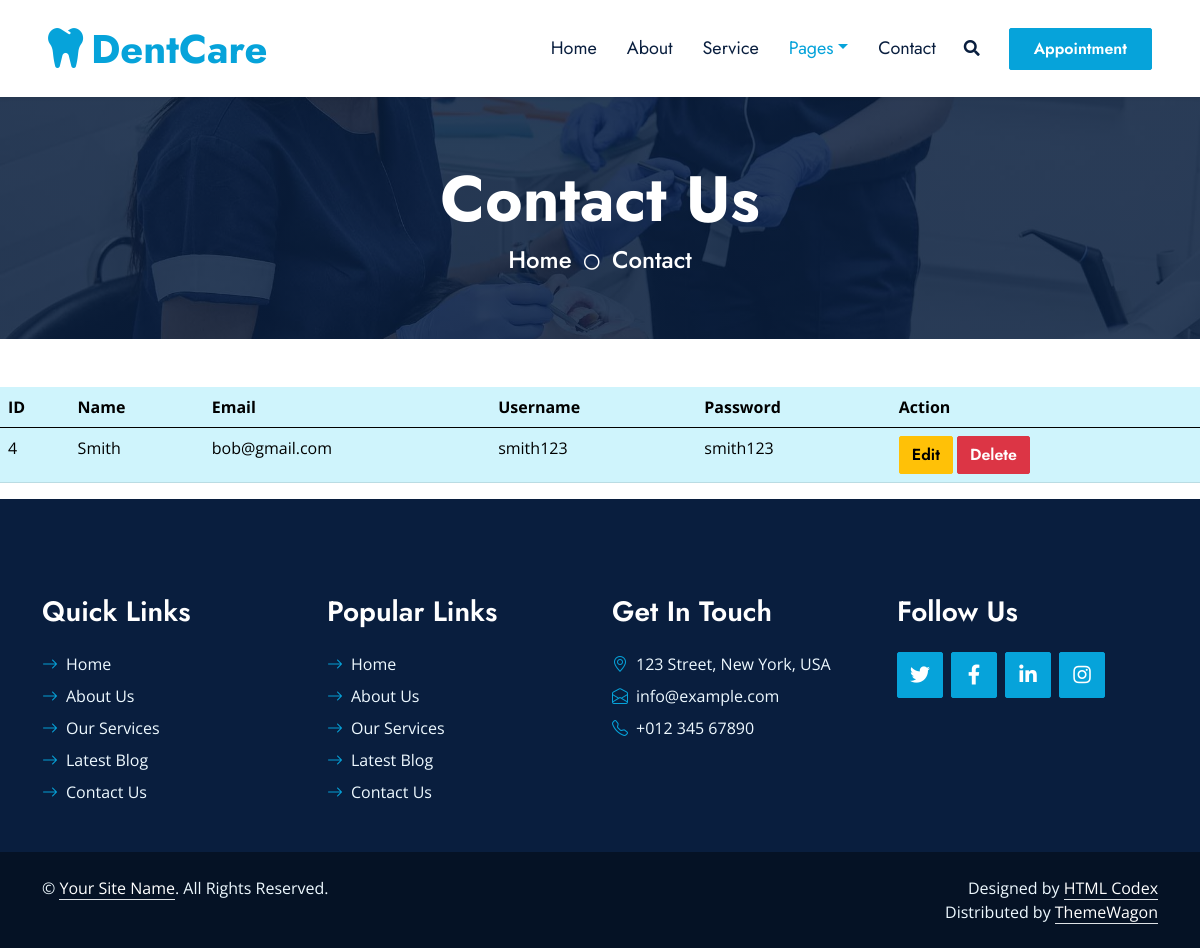
Screenshot of /regusers.php with the database file from the repository.
### tables this page shows
CREATE TABLE `users` (
  `id` int(11) NOT NULL,
  `name` varchar(100) NOT NULL,
  `email` varchar(100) NOT NULL,
  `username` varchar(100) NOT NULL,
  `password` varchar(100) NOT NULL
);

### regusers.php (the view, shortened to what this page needs)
<?php
        include "dbconfig.php";
        $sql = "SELECT * FROM `users`";
        $result = mysqli_query($conn, $sql);
        ?>
<!DOCTYPE html>
<html lang="en">
<head>
    <link href="https://cdnjs.cloudflare.com/ajax/libs/font-awesome/5.10.0/css/all.min.css" rel="stylesheet">
    <link href="https://cdn.jsdelivr.net/npm/bootstrap-icons@1.4.1/font/bootstrap-icons.css" rel="stylesheet">
    <link href="lib/owlcarousel/assets/owl.carousel.min.css" rel="stylesheet">
    <link href="lib/animate/animate.min.css" rel="stylesheet">
    <link href="lib/tempusdominus/css/tempusdominus-bootstrap-4.min.css" rel="stylesheet" />
    <link href="lib/twentytwenty/twentytwenty.css" rel="stylesheet">
    <link href="css/bootstrap.min.css" rel="stylesheet">
    <link href="css/style.css" rel="stylesheet">
</head>
<body>
    <nav class="navbar navbar-expand-lg bg-white navbar-light shadow-sm px-5 py-3 py-lg-0">
        <a href="index.html" class="navbar-brand p-0">
            <h1 class="m-0 text-primary"><i class="fa fa-tooth me-2"></i>DentCare</h1>
        </a>
        <div class="collapse navbar-collapse" id="navbarCollapse">
            <div class="navbar-nav ms-auto py-0">
                <a href="index.html" class="nav-item nav-link">Home</a>
                <a href="about.html" class="nav-item nav-link">About</a>
                <a href="service.html" class="nav-item nav-link">Service</a>
                <div class="nav-item dropdown">
                    <a href="#" class="nav-link dropdown-toggle active" data-bs-toggle="dropdown">Pages</a>
                </div>
                <a href="contact.html" class="nav-item nav-link">Contact</a>
            </div>
            <button type="button" class="btn text-dark" data-bs-toggle="modal" data-bs-target="#searchModal"><i
                    class="fa fa-search"></i></button>
            <a href="appointment.html" class="btn btn-primary py-2 px-4 ms-3">Appointment</a>
        </div>
    </nav>
      <div class="container-fluid bg-primary py-5 hero-header mb-5">
        <div class="row py-3">
            <div class="col-12 text-center">
                <h1 class="display-3 text-white animated zoomIn">Contact Us</h1>
                <a href="" class="h4 text-white">Home</a>
                <i class="far fa-circle text-white px-2"></i>
                <a href="" class="h4 text-white">Contact</a>
            </div>
        </div>
    </div>
<?php
        if ($result) {
            echo "<div class='table-responsive'>
                    <table class='table table-info'>
                        <thead>
                            <tr>
                                <th scope='col'>ID</th>
                                <th scope='col'>Name</th>
                                <th scope='col'>Email</th>
                                <th scope='col'>Username</th>
                                <th scope='col'>Password</th>
                                <th scope='col'>Action</th>
                            </tr>
                        </thead>
                        <tbody>";
            while ($rows = mysqli_fetch_assoc($result)) {
                echo "
                    <tr class=''>
                        <td scope='row'>{$rows['id']}</td>
                        <td>{$rows['name']}</td>
                        <td>{$rows['email']}</td>
                        <td>{$rows['username']}</td>
                        <td>{$rows['password']}</td>
                        <td>
                            <a name='' id='' class='btn btn-warning' href='edituser.php?id={$rows['id']}' role='button'>Edit</a>
                            <a name='' id='' class='btn btn-danger' href='deleteuser.php?id={$rows['id']}' role='button'>Delete</a>
                        </td>
                    </tr>";
            }
            echo "
                        </tbody>
                    </table>
                </div>";
        } else {
            echo "Something went wrong" . mysqli_error($conn);
        }
        ?>
<footer>
    <div class="container-fluid bg-dark text-light py-5 wow fadeInUp" data-wow-delay="0.3s">
        <div class="container pt-5">
            <div class="row g-4">
                <div class="col-lg-3 col-md-6">
                    <h3 class="text-white mb-4">Quick Links</h3>
                    <div class="d-flex flex-column">
                        <a class="text-light mb-2" href="#"><i class="bi bi-arrow-right text-primary me-2"></i>Home</a>
                        <a class="text-light mb-2" href="#"><i class="bi bi-arrow-right text-primary me-2"></i>About Us</a>
                        <a class="text-light mb-2" href="#"><i class="bi bi-arrow-right text-primary me-2"></i>Our Services</a>
                        <a class="text-light mb-2" href="#"><i class="bi bi-arrow-right text-primary me-2"></i>Latest Blog</a>
                        <a class="text-light" href="#"><i class="bi bi-arrow-right text-primary me-2"></i>Contact Us</a>
                    </div>
                </div>
                <div class="col-lg-3 col-md-6">
                    <h3 class="text-white mb-4">Popular Links</h3>
                    <div class="d-flex flex-column">
                        <a class="text-light mb-2" href="#"><i class="bi bi-arrow-right text-primary me-2"></i>Home</a>
                        <a class="text-light mb-2" href="#"><i class="bi bi-arrow-right text-primary me-2"></i>About Us</a>
                        <a class="text-light mb-2" href="#"><i class="bi bi-arrow-right text-primary me-2"></i>Our Services</a>
                        <a class="text-light mb-2" href="#"><i class="bi bi-arrow-right text-primary me-2"></i>Latest Blog</a>
                        <a class="text-light" href="#"><i class="bi bi-arrow-right text-primary me-2"></i>Contact Us</a>
                    </div>
                </div>
                <div class="col-lg-3 col-md-6">
                    <h3 class="text-white mb-4">Get In Touch</h3>
                    <p class="mb-2"><i class="bi bi-geo-alt text-primary me-2"></i>123 Street, New York, USA</p>
                    <p class="mb-2"><i class="bi bi-envelope-open text-primary me-2"></i>info@example.com</p>
                    <p class="mb-0"><i class="bi bi-telephone text-primary me-2"></i>+012 345 67890</p>
                </div>
                <div class="col-lg-3 col-md-6">
                    <h3 class="text-white mb-4">Follow Us</h3>
                    <div class="d-flex">
                        <a class="btn btn-lg btn-primary btn-lg-square rounded me-2" href="#"><i class="fab fa-twitter fw-normal"></i></a>
                        <a class="btn btn-lg btn-primary btn-lg-square rounded me-2" href="#"><i class="fab fa-facebook-f fw-normal"></i></a>
                        <a class="btn btn-lg btn-primary btn-lg-square rounded me-2" href="#"><i class="fab fa-linkedin-in fw-normal"></i></a>
                        <a class="btn btn-lg btn-primary btn-lg-square rounded" href="#"><i class="fab fa-instagram fw-normal"></i></a>
                    </div>
                </div>
            </div>
        </div>
    </div>
    <div class="container-fluid text-light py-4" style="background: #051225;">
        <div class="container">
            <div class="row">
                <div class="col-md-6 text-center text-md-start mb-3 mb-md-0">
                    <p class="mb-md-0">&copy; <a class="text-white border-bottom" href="#">Your Site Name</a>. All Rights Reserved.</p>
                </div>
                <div class="col-md-6 text-center text-md-end">
                    <p class="mb-0">Designed by <a class="text-white border-bottom" href="https://htmlcodex.com">HTML Codex</a><br>
                        Distributed by <a class="text-white border-bottom" href="https://themewagon.com">ThemeWagon</a>
                    </p>
                </div>
            </div>
        </div>
    </div>
</footer>
</body>
</html>

### css/style.css (style rules this page uses)
:root { --primary: #06A3DA; --secondary: #F57E57; --light: #EEF9FF; --dark: #091E3E; }
h1, h2, .font-weight-bold { font-weight: 700 !important; }
h3, h4, .font-weight-semi-bold { font-weight: 600 !important; }
.btn { font-family: 'Jost', sans-serif; font-weight: 600; transition: .5s; }
.btn-primary, .btn-secondary { color: #FFFFFF; }
.btn-lg-square { width: 46px; height: 46px; }
.btn-square, .btn-sm-square, .btn-lg-square { padding-left: 0; padding-right: 0; text-align: center; }
.navbar-light .navbar-nav .nav-link { font-family: 'Jost', sans-serif; padding: 35px 15px; font-size: 18px; color: var(--dark); outline: none; transition: .5s; }
.navbar-light .navbar-nav .nav-link:hover, .navbar-light .navbar-nav .nav-link.active { color: var(--primary); }
.hero-header { background: linear-gradient(rgba(9, 30, 62, .85), rgba(9, 30, 62, .85)), url(../img/carousel-1.jpg) center center no-repeat; background-size: cover; }

### rows the page displays
users: id "4", name "Smith", email "bob@gmail.com", username "smith123", password "smith123"
